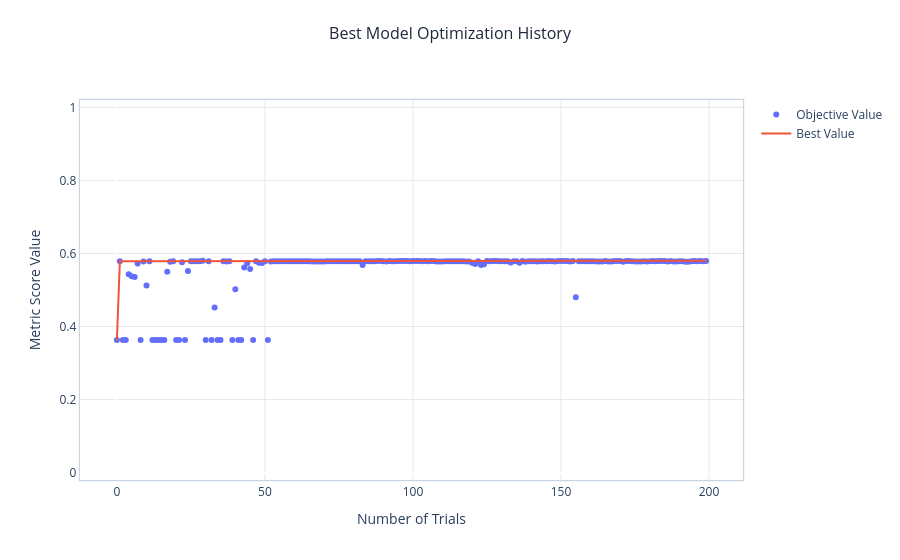

Here is the notebook cell this chart was saved with:
### Markdown cell above
Train and optimize the model:

### Code cell
(optimized_EN, 
cv_results_EN,
tpr_EN, fpr_EN,
precs_EN, recs_EN) = optimize_model_optuna_search(pipe_EN, params_EN, 
                                                X_train, y_train, X_test, y_test, 
                                                metrics_dict=scoring_dict,
                                                cv=my_cv, 
                                                seed=seed)

### Figure 1 — Plotly figure (JSON) as saved in the notebook; plotly's stock layout.template omitted (floating-point values rounded to 4 significant figures; data arrays with more than 128 entries replaced by an {"elided": "..."} marker saying what was removed)
{"data": [{"mode": "markers", "name": "Objective Value", "type": "scatter", "x": {"elided": "200 int values"}, "y": {"elided": "200 float values"}}, {"mode": "lines", "name": "Best Value", "type": "scatter", "x": {"elided": "200 int values"}, "y": {"elided": "200 float values"}}, {"marker": {"color": "#cccccc"}, "mode": "markers", "name": "Infeasible Trial", "showlegend": false, "type": "scatter", "x": [], "y": []}], "layout": {"plot_bgcolor": "white", "title": {"font": {"color": "#1e293b", "size": 16}, "text": "Best Model Optimization History", "x": 0.5, "xanchor": "center", "y": 0.95, "yanchor": "top"}, "xaxis": {"gridcolor": "#e2e8f0", "linecolor": "#cbd5e1", "linewidth": 1.2, "mirror": true, "showgrid": true, "title": {"text": "Number of Trials"}}, "yaxis": {"gridcolor": "#e2e8f0", "linecolor": "#cbd5e1", "linewidth": 1.2, "mirror": true, "range": [-0.02, 1.02], "showgrid": true, "title": {"text": "Metric Score Value"}}}}
